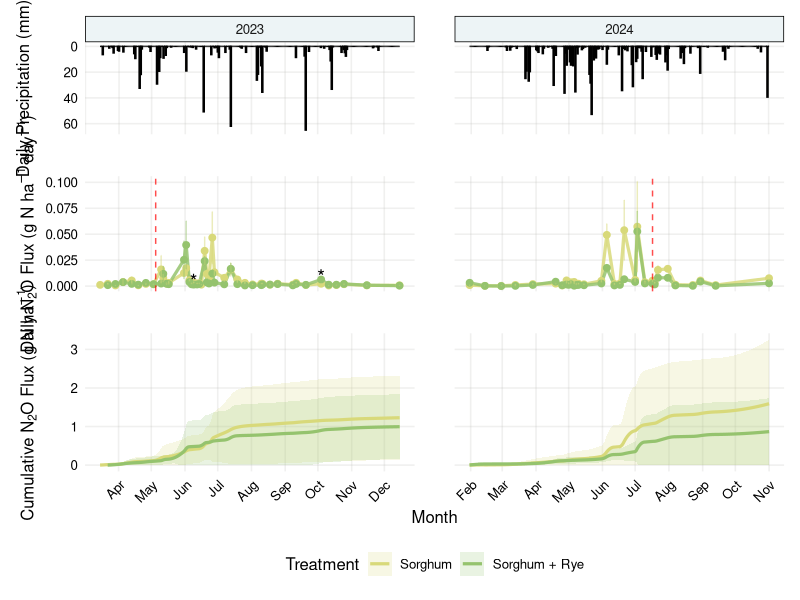
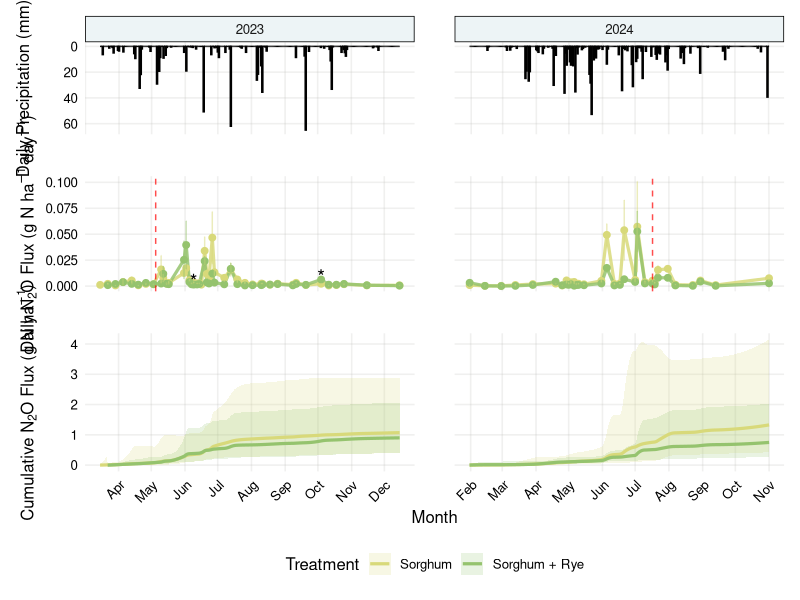
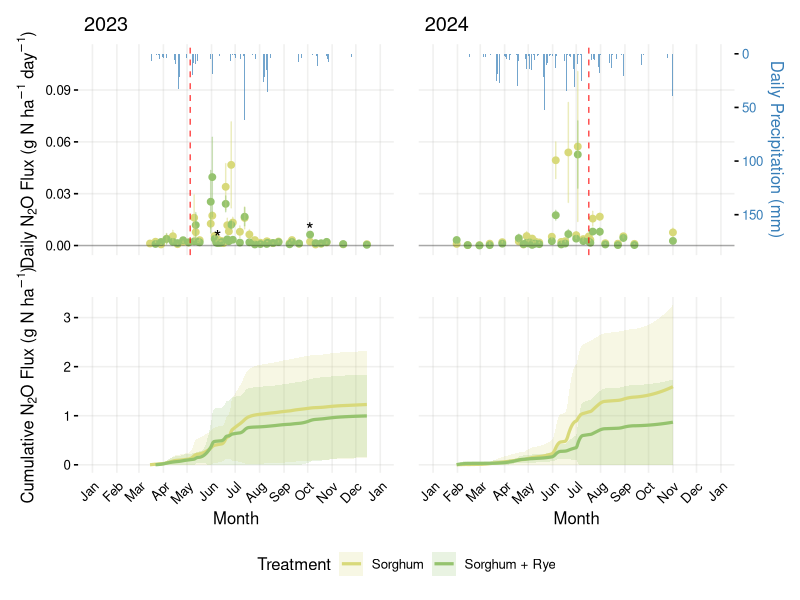
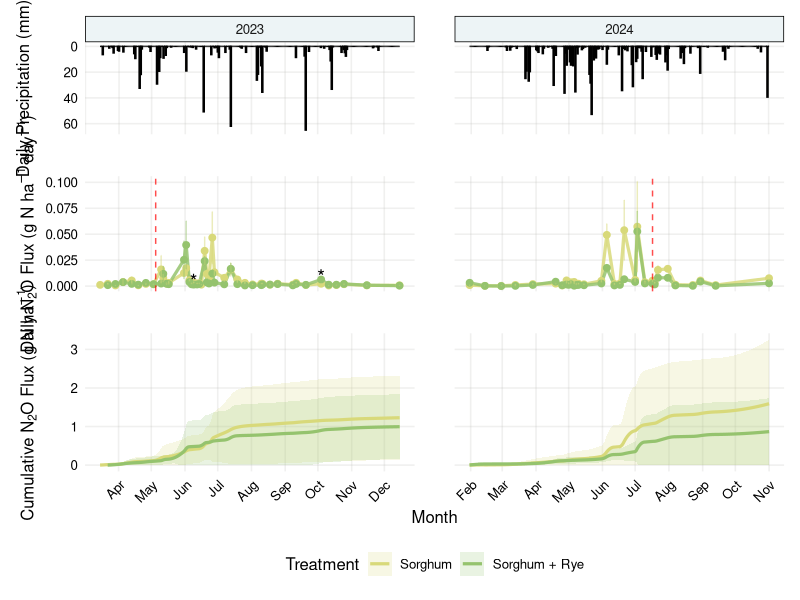
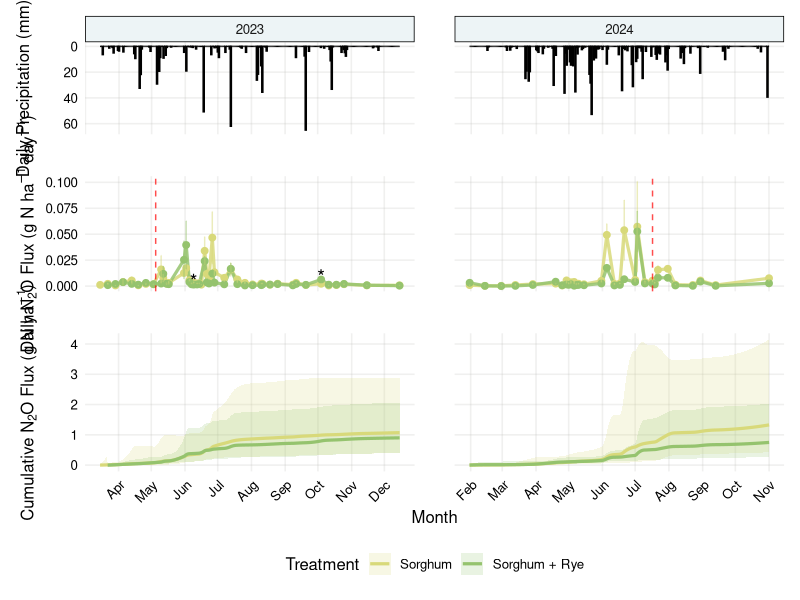
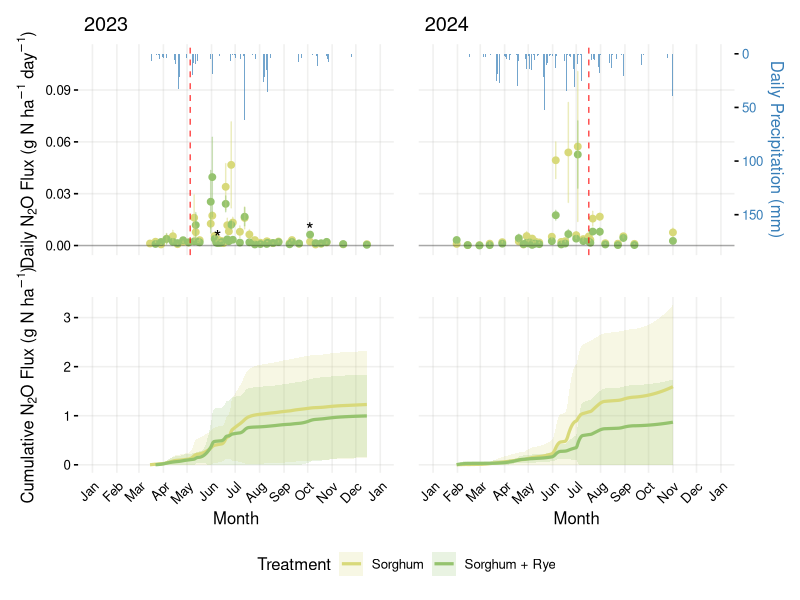

The R script that drew these images, in order:
## ---- chunk 1
library(tidyverse)
library(lubridate)
library(patchwork)

# Custom theme and colors (mirrors Final_Figures_Tables.qmd)
theme_publication <- function(base_size = 12) {
  theme_minimal(base_size = base_size) +
    theme(
      panel.background = element_rect(fill = "#ffffffff", color = NA),
      plot.background = element_rect(fill = "#ffffffff", color = NA),
      panel.grid.major = element_line(color = alpha("#B7B5B3", 0.2)),
      panel.grid.minor = element_blank(),
      text = element_text(color = "#000000ff"),
      axis.text = element_text(color = "#000000ff"),
      strip.background = element_rect(fill = alpha("#A5CAD2", 0.2)),
      axis.text.x = element_text(angle = 45, hjust = 1),
      panel.spacing = unit(2, "lines")
    )
}

treatment_colors <- c(
  "Sorghum" = "#D8D97AFF",
  "Sorghum + Rye" = "#95C36EFF",
  "Corn" = "#74C8C3FF",
  "Soy" = "#0A2E57FF"
)

scale_color_treatments <- function() scale_color_manual(values = treatment_colors)
scale_fill_treatments <- function() scale_fill_manual(values = treatment_colors)
## ---- chunk 2
flux_data <- read_csv("data/cleaned_flux_data.csv") %>%
  mutate(date = as.Date(date))

rain <- readxl::read_xlsx("data/rain/historical_rain.xlsx") %>%
  select(day, doy, precipmm) %>%
  mutate(date = as.Date(day), year = year(date))
## ---- chunk 3
# Treatment-level daily means and SE (as in original Figure 2)
daily_flux <- flux_data %>%
  filter(treatment %in% c("Sorghum", "Sorghum + Rye")) %>%
  mutate(Treatment = treatment, year = year(date)) %>%
  filter(year %in% c(2023, 2024)) %>%
  group_by(Treatment, year, date) %>%
  summarise(
    mean_flux = mean(gnha_day_no_negative, na.rm = TRUE) / 1000,
    se_flux   = sd(gnha_day_no_negative, na.rm = TRUE) /
      sqrt(sum(!is.na(gnha_day_no_negative))) / 1000,
    .groups = "drop"
  )

# Flux measurement window per year
flux_date_ranges <- daily_flux %>%
  group_by(year) %>%
  summarise(
    min_date = min(date, na.rm = TRUE),
    max_date = max(date, na.rm = TRUE),
    .groups = "drop"
  )

# Daily significance between treatments
# (retained for stylistic match to existing figure)
daily_significance <- flux_data %>%
  filter(treatment %in% c("Sorghum", "Sorghum + Rye")) %>%
  mutate(year = year(date)) %>%
  filter(year %in% c(2023, 2024)) %>%
  
  # --- STEP 1: Aggregate to Plot Level (Fixes Pseudoreplication) ---
  group_by(year, date, treatment, plot) %>%
  summarise(plot_mean_flux = mean(gnha_day_no_negative, na.rm = TRUE), 
            .groups = "drop") %>%
  
  # --- STEP 2: Run Non-Parametric Test on Plot Means ---
  group_by(year, date) %>%
  summarise(
    p_value = {
      # Extract vectors for the two treatments
      sorghum_vals <- plot_mean_flux[treatment == "Sorghum"]
      rye_vals     <- plot_mean_flux[treatment == "Sorghum + Rye"]
      
      # Clean NAs
      sorghum_vals <- sorghum_vals[!is.na(sorghum_vals)]
      rye_vals     <- rye_vals[!is.na(rye_vals)]
      
      # Require at least 3 plots per treatment to run the test
      if (length(sorghum_vals) >= 3 && length(rye_vals) >= 3) {
        
        # Use Wilcoxon Rank Sum test (Equivalent to Kruskal-Wallis for 2 groups)
        # exact=FALSE prevents warnings about ties
        tryCatch(wilcox.test(sorghum_vals, rye_vals, exact = FALSE)$p.value,
                 error = function(e) NA_real_)
        
      } else {
        NA_real_
      }
    },
    .groups = "drop"
  ) %>%
  mutate(
    significant = p_value < 0.05,
    star_label = ifelse(significant & !is.na(p_value), "*", "")
  )

# ALTERNATIVE: Run a separate LME for each day (slower, but safer assumptions)
daily_significance_lmer <- flux_data %>%
  filter(treatment %in% c("Sorghum", "Sorghum + Rye"), 
         year %in% c(2023, 2024)) %>%
  group_by(year, date) %>%
  nest() %>%
  mutate(model_results = map(data, function(df) {
    # Need enough data (e.g. >4 obs per treatment)
    if(nrow(df) < 8) return(NA)
    
    tryCatch({
      # Fit simple LME for just this day
      # Uses Row/Interrow variance correctly
      m <- lmer(log(gnha_day_no_negative + 0.01) ~ treatment + (1|plot), data = df)
      coef(summary(m))["treatmentSorghum + Rye", "Pr(>|t|)"]
    }, error = function(e) NA)
  })) %>%
  unnest(model_results) %>%
  rename(p_value = model_results) %>%
  mutate(star_label = ifelse(p_value < 0.05, "*", ""))

max_flux_by_date <- daily_flux %>%
  group_by(year, date) %>%
  summarise(max_flux = max(mean_flux + se_flux, na.rm = TRUE), .groups = "drop")

star_data <- daily_significance %>%
  left_join(max_flux_by_date, by = c("year", "date")) %>%
  filter(star_label == "*") %>%
  mutate(star_y = max_flux * 1.1)

star_data_lmer <- daily_significance_lmer %>%
  left_join(max_flux_by_date, by = c("year", "date")) %>%
  filter(star_label == "*") %>%
  mutate(star_y = max_flux * 1.1)
## ---- chunk 4
# Plot-level daily flux (averaging row/interrow within plot)
daily_flux_plot_level <- flux_data %>%
  filter(treatment %in% c("Sorghum", "Sorghum + Rye")) %>%
  mutate(Treatment = treatment, year = year(date)) %>%
  filter(year %in% c(2023, 2024)) %>%
  group_by(Treatment, year, plot, date) %>%
  summarise(daily_flux = mean(gnha_day_no_negative, na.rm = TRUE) / 1000,
            .groups = "drop")

# Interpolate and accumulate per plot
cum_flux_plot_level <- daily_flux_plot_level %>%
  arrange(Treatment, year, plot, date) %>%
  group_by(Treatment, year, plot) %>%
  group_modify(~ {
    df <- .x %>%
      complete(date = seq(min(date), max(date), by = "day")) %>%
      arrange(date)

    non_na <- !is.na(df$daily_flux)
    if (sum(non_na) == 0) return(tibble())

    flux_interp <- if (sum(non_na) >= 2) {
      approx(
        x = df$date[non_na],
        y = df$daily_flux[non_na],
        xout = df$date,
        rule = 1,
        ties = "ordered"
      )$y
    } else {
      rep(df$daily_flux[non_na][1], nrow(df))
    }

    df %>%
      mutate(
        flux_interp = flux_interp,
        cum_flux = cumsum(flux_interp)
      ) %>%
      filter(!is.na(flux_interp))
  }) %>%
  ungroup()

# Summarize between plots for ribbons
cum_flux_summary <- cum_flux_plot_level %>%
  group_by(Treatment, year, date) %>%
  summarise(
    cum_flux_mean = mean(cum_flux, na.rm = TRUE),
    cum_flux_sd   = sd(cum_flux, na.rm = TRUE),
    n_plots       = dplyr::n(),
    cum_flux_se   = cum_flux_sd / sqrt(n_plots),
    t_crit        = ifelse(n_plots > 1, qt(0.975, df = n_plots - 1), NA_real_),
    cum_flux_ci   = t_crit * cum_flux_se,
    .groups = "drop"
  )

# Better Cumulative Summary using Geometric Means
cum_flux_summary_log <- cum_flux_plot_level %>%
  group_by(Treatment, year, date) %>%
  summarise(
    # 1. Calculate Mean and SE in Log Space
    # (Add small offset if you have true zeros, though cumulative is usually >0)
    log_mean = mean(log(cum_flux), na.rm = TRUE),
    log_se   = sd(log(cum_flux), na.rm = TRUE) / sqrt(n()),
    n        = n(),
    
    # 2. Calculate CI in Log Space
    t_crit       = qt(0.975, df = n - 1),
    log_lower_ci = log_mean - (t_crit * log_se),
    log_upper_ci = log_mean + (t_crit * log_se),
    
    # 3. Back-transform to Real Units (Geometric Mean & CI)
    geo_mean  = exp(log_mean),
    geo_lower = exp(log_lower_ci),
    geo_upper = exp(log_upper_ci),
    
    .groups = "drop"
  )
## ---- chunk 5
# Precipitation trimmed to flux sampling window
daily_precip_trimmed <- rain %>%
  transmute(date, year, precipmm) %>%
  filter(year %in% c(2023, 2024)) %>%
  left_join(flux_date_ranges, by = "year") %>%
  filter(date >= min_date, date <= max_date) %>%
  select(date, year, precipmm)

fert_events <- tibble(
  year = c(2023, 2024),
  fertilizer_date = as.Date(c("2023-05-05", "2024-07-17"))
)

# Precipitation panel
precip_plot <- ggplot(daily_precip_trimmed, aes(x = date, y = precipmm)) +
  geom_col(fill = "#000000ff", color = "black", width = 1) +
  scale_x_date(date_breaks = "1 month", date_labels = "%b") +
  scale_y_reverse(name = "Daily Precipitation (mm)") +
  facet_wrap(~year, nrow = 1, scales = "free_x") +
  theme_publication() +
  theme(
    axis.text.x = element_blank(),
    axis.ticks.x = element_blank()
  ) +
  labs(x = "")

# Daily flux panel
daily_flux_plot <- ggplot(daily_flux, aes(x = date, y = mean_flux, color = Treatment)) +
  geom_line(linewidth = 1.1, alpha = 0.85) +
  geom_point(size = 2) +
  geom_errorbar(aes(ymin = mean_flux - se_flux, ymax = mean_flux + se_flux),
                width = 0.2, alpha = 0.5) +
  geom_vline(data = fert_events,
             aes(xintercept = as.numeric(fertilizer_date)),
             linetype = "dashed", color = "red", alpha = 0.7, inherit.aes = FALSE) +
  geom_text(data = star_data,
            aes(x = date, y = star_y, label = star_label),
            color = "black", size = 5, inherit.aes = FALSE) +
  scale_color_treatments() +
  scale_x_date(date_breaks = "1 month", date_labels = "%b") +
  labs(y = expression("Daily N"[2]*"O Flux (g N ha"^-1*" day"^-1*")"),
       color = "Treatment") +
  facet_wrap(~year, nrow = 1, scales = "free_x") +
  theme_publication() +
  theme(
    axis.text.x = element_blank(),
    axis.ticks.x = element_blank(),
    strip.text = element_blank(),
    legend.position = "none"
  ) +
  labs(x = "")

# Daily flux panel_lmer
daily_flux_plot_lmer <- ggplot(daily_flux, aes(x = date, y = mean_flux, color = Treatment)) +
  geom_line(linewidth = 1.1, alpha = 0.85) +
  geom_point(size = 2) +
  geom_errorbar(aes(ymin = mean_flux - se_flux, ymax = mean_flux + se_flux),
                width = 0.2, alpha = 0.5) +
  geom_vline(data = fert_events,
             aes(xintercept = as.numeric(fertilizer_date)),
             linetype = "dashed", color = "red", alpha = 0.7, inherit.aes = FALSE) +
  geom_text(data = star_data,
            aes(x = date, y = star_y, label = star_label),
            color = "black", size = 5, inherit.aes = FALSE) +
  scale_color_treatments() +
  scale_x_date(date_breaks = "1 month", date_labels = "%b") +
  labs(y = expression("Daily N"[2]*"O Flux (g N ha"^-1*" day"^-1*")"),
       color = "Treatment") +
  facet_wrap(~year, nrow = 1, scales = "free_x") +
  theme_publication() +
  theme(
    axis.text.x = element_blank(),
    axis.ticks.x = element_blank(),
    strip.text = element_blank(),
    legend.position = "none"
  ) +
  labs(x = "")
# New cumulative flux panel with plot-level CI
cumulative_flux_plot <- ggplot(cum_flux_summary,
                               aes(x = date, y = cum_flux_mean,
                                   color = Treatment, fill = Treatment)) +
  geom_ribbon(aes(ymin = pmax(cum_flux_mean - cum_flux_ci, 0),
                  ymax = cum_flux_mean + cum_flux_ci),
              alpha = 0.2, linewidth = 0) +
  geom_line(linewidth = 1.1) +
  scale_color_treatments() +
  scale_fill_treatments() +
  scale_x_date(date_breaks = "1 month", date_labels = "%b") +
  labs(x = "Month",
       y = expression("Cumulative N"[2]*"O Flux (g N ha"^-1*")"),
       color = "Treatment", fill = "Treatment") +
  facet_wrap(~year, nrow = 1, scales = "free_x") +
  theme_publication() +
  theme(
    strip.text = element_blank(),
    legend.position = "bottom",
    legend.direction = "horizontal",
    strip.background = element_rect(fill = alpha("#A5CAD2", 0.2)),
    panel.spacing = unit(2, "lines")
  )

figure2_plotlevel <- (precip_plot / daily_flux_plot / cumulative_flux_plot) +
  patchwork::plot_layout(heights = c(0.8, 1, 1.2))

figure2_plotlevel

# Better Cumulative Summary using Geometric Means
cum_flux_summary_log <- cum_flux_plot_level %>%
  group_by(Treatment, year, date) %>%
  summarise(
    # 1. Calculate Mean and SE in Log Space
    # (Add small offset if you have true zeros, though cumulative is usually >0)
    log_mean = mean(log(cum_flux), na.rm = TRUE),
    log_se   = sd(log(cum_flux), na.rm = TRUE) / sqrt(n()),
    n        = n(),
    
    # 2. Calculate CI in Log Space
    t_crit       = qt(0.975, df = n - 1),
    log_lower_ci = log_mean - (t_crit * log_se),
    log_upper_ci = log_mean + (t_crit * log_se),
    
    # 3. Back-transform to Real Units (Geometric Mean & CI)
    geo_mean  = exp(log_mean),
    geo_lower = exp(log_lower_ci),
    geo_upper = exp(log_upper_ci),
    
    .groups = "drop"
  )

# Plotting
cummulative_flux_plot_log <- ggplot(cum_flux_summary_log, aes(x = date, y = geo_mean, fill = Treatment)) +
  # The ribbon will now be asymmetric and naturally avoid 0
  geom_ribbon(aes(ymin = geo_lower, ymax = geo_upper), alpha = 0.2) + 
  geom_line(aes(color = Treatment), linewidth = 1.1) +
  scale_color_treatments() +
  scale_fill_treatments() +
  scale_x_date(date_breaks = "1 month", date_labels = "%b") +
  labs(x = "Month",
       y = expression("Cumulative N"[2]*"O Flux (g N ha"^-1*")"),
       color = "Treatment", fill = "Treatment") +
  facet_wrap(~year, nrow = 1, scales = "free_x") +
  theme_publication() +
  theme(
    strip.text = element_blank(),
    legend.position = "bottom",
    legend.direction = "horizontal",
    strip.background = element_rect(fill = alpha("#A5CAD2", 0.2)),
    panel.spacing = unit(2, "lines")
  )

figure2_plotlevel_log <- (precip_plot / daily_flux_plot / cummulative_flux_plot_log) +
  patchwork::plot_layout(heights = c(0.8, 1, 1.2))

figure2_plotlevel_log
## ---- chunk 6
#| label: fig-n2o-flux-dual-axis-plotlevel
#| fig-cap: "Daily and cumulative N2O flux with precipitation on dual axes (plot-level CI style)"
#| fig-width: 10
#| fig-height: 8

# Global limits for consistent scaling across panels (reuses existing calculations)
global_max_flux <- max(daily_flux$mean_flux + daily_flux$se_flux, na.rm = TRUE)
global_max_precip <- max(daily_precip_trimmed$precipmm, na.rm = TRUE)
global_max_cum_flux <- max(cum_flux_summary$cum_flux_mean + cum_flux_summary$cum_flux_ci, na.rm = TRUE)

# Scale precipitation so bars "rain down" from the top of the flux axis
global_precip_scale_factor <- global_max_flux * 0.4 / global_max_precip
global_plot_top <- global_max_flux * 1.1

create_dual_axis_plot <- function(year_val, is_right_panel = FALSE) {
  flux_year <- daily_flux %>% filter(year == year_val)
  precip_year <- daily_precip_trimmed %>% filter(year == year_val)
  star_year <- star_data %>% filter(year == year_val)
  fert_year <- fert_events %>% filter(year == year_val)
  cum_flux_year <- cum_flux_summary %>% filter(year == year_val)

  # Full-year limits to align x-axes
  year_start <- as.Date(sprintf("%d-01-01", year_val))
  year_end   <- as.Date(sprintf("%d-12-31", year_val))

  daily_plot <- ggplot() +
    geom_rect(data = precip_year,
              aes(xmin = date - 0.5, xmax = date + 0.5,
                  ymin = global_plot_top - precipmm * global_precip_scale_factor, ymax = global_plot_top),
              fill = "#377EB8", alpha = 0.7) +
   # geom_line(data = flux_year,
   #           aes(x = date, y = mean_flux, color = Treatment),
   #           linewidth = 1.1, alpha = 0.85) +
    geom_point(data = flux_year,
               aes(x = date, y = mean_flux, color = Treatment),
               size = 2) +
    geom_errorbar(data = flux_year,
                  aes(x = date, ymin = mean_flux - se_flux, ymax = mean_flux + se_flux, color = Treatment),
                  width = 0.2, alpha = 0.5) +
    geom_vline(data = fert_year,
               aes(xintercept = as.numeric(fertilizer_date)),
               linetype = "dashed", color = "red", alpha = 0.7) +
    geom_text(data = star_year,
              aes(x = date, y = star_y, label = star_label),
              color = "black", size = 5) +
    scale_color_treatments() +
    guides(color = "none") +
    scale_x_date(date_breaks = "1 month", date_labels = "%b",
                 limits = c(year_start, year_end)) +
    scale_y_continuous(
      name = if (!is_right_panel) expression("Daily N"[2]*"O Flux (g N ha"^-1*" day"^-1*")") else "",
      limits = c(0, global_plot_top),
      sec.axis = sec_axis(~ (global_plot_top - .) / global_precip_scale_factor,
                          name = if (is_right_panel) "Daily Precipitation (mm)" else "")
    ) +
    theme_publication() +
    theme(
      legend.position = "none",
      axis.text.x = element_blank(),
      axis.ticks.x = element_blank(),
      axis.text.y = if (is_right_panel) element_blank() else element_text(),
      axis.ticks.y = if (is_right_panel) element_blank() else element_line(),
      axis.title.y = if (is_right_panel) element_blank() else element_text(),
      axis.text.y.right = if (is_right_panel) element_text(color = "#377EB8") else element_blank(),
      axis.ticks.y.right = if (is_right_panel) element_line() else element_blank(),
      axis.title.y.right = if (is_right_panel) element_text(color = "#377EB8") else element_blank()
    ) +
    labs(title = paste("", year_val), x = "") +
    geom_hline(yintercept = 0, linetype = "solid", alpha = 0.3)

  cumulative_plot <- ggplot(cum_flux_year,
                            aes(x = date, y = cum_flux_mean, color = Treatment, fill = Treatment)) +
    geom_ribbon(aes(ymin = pmax(cum_flux_mean - cum_flux_ci, 0),
                    ymax = cum_flux_mean + cum_flux_ci),
                alpha = 0.2, linewidth = 0) +
    geom_line(linewidth = 1.1) +
    scale_color_treatments() +
    scale_fill_treatments() +
    scale_x_date(date_breaks = "1 month", date_labels = "%b",
                 limits = c(year_start, year_end)) +
    scale_y_continuous(
      name = if (!is_right_panel) expression("Cumulative N"[2]*"O Flux (g N ha"^-1*")") else "",
      limits = c(0, global_max_cum_flux)
    ) +
    labs(x = "Month") +
    theme_publication() +
    theme(
      legend.position = "none",
      axis.text.y = if (is_right_panel) element_blank() else element_text(),
      axis.ticks.y = if (is_right_panel) element_blank() else element_line(),
      axis.title.y = if (is_right_panel) element_blank() else element_text()
    )

  (daily_plot / cumulative_plot) +
    patchwork::plot_layout(heights = c(1.2, 1))
}

plot_2023 <- create_dual_axis_plot(2023, is_right_panel = FALSE)
plot_2024 <- create_dual_axis_plot(2024, is_right_panel = TRUE)

figure2_dual_axis_plotlevel <- (plot_2023 | plot_2024) +
  plot_layout(guides = "collect") &
  theme(legend.position = "bottom",
        legend.justification = "center",
        legend.box.just = "center")

figure2_dual_axis_plotlevel
## ---- chunk 7
ggsave(
  filename = "figures/figure2_flux_precip_cumulative_2023_2024_plotlevelCI.png",
  plot     = figure2_plotlevel,
  width    = 174,
  height   = 174,
  units    = "mm",
  dpi      = 600,
  bg       = "white"
)

ggsave(
  filename = "figures/figure2_flux_precip_cumulative_2023_2024_plotlevelCI_log.png",
  plot     = figure2_plotlevel_log,
  width    = 174,
  height   = 174,
  units    = "mm",
  dpi      = 600,
  bg       = "white"
)

ggsave(
  filename = "figures/figure2_flux_precip_cumulative_2023_2024_plotlevelCI_dualaxis.png",
  plot     = figure2_dual_axis_plotlevel,
  width    = 174,
  height   = 174,
  units    = "mm",
  dpi      = 600,
  bg       = "white"
)
